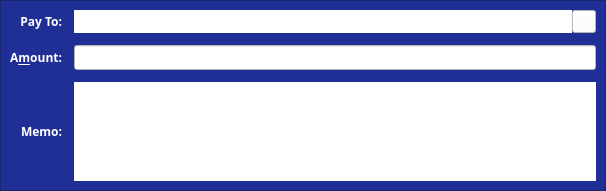
<?xml version="1.0" encoding="UTF-8"?>
<ui version="4.0">
 <class>SendCoinsEntry</class>
 <widget class="QStackedWidget" name="SendCoinsEntry">
  <property name="geometry">
   <rect>
    <x>0</x>
    <y>0</y>
    <width>606</width>
    <height>191</height>
   </rect>
  </property>
  <property name="focusPolicy">
   <enum>Qt::TabFocus</enum>
  </property>
  <property name="autoFillBackground">
   <bool>false</bool>
  </property>
  <property name="styleSheet">
   <string notr="true">background-color: rgb(32, 47, 149);
color: rgb(255, 255, 255);</string>
  </property>
  <property name="currentIndex">
   <number>2</number>
  </property>
  <widget class="QFrame" name="SendCoins">
   <property name="toolTip">
    <string>This is a normal payment.</string>
   </property>
   <property name="frameShape">
    <enum>QFrame::StyledPanel</enum>
   </property>
   <property name="frameShadow">
    <enum>QFrame::Sunken</enum>
   </property>
   <layout class="QGridLayout" name="gridLayout">
    <property name="spacing">
     <number>12</number>
    </property>
    <item row="0" column="0">
     <widget class="QLabel" name="payToLabel">
      <property name="font">
       <font>
        <family>Dosis</family>
        <weight>75</weight>
        <bold>true</bold>
       </font>
      </property>
      <property name="styleSheet">
       <string notr="true"/>
      </property>
      <property name="text">
       <string>Pay &amp;To:</string>
      </property>
      <property name="alignment">
       <set>Qt::AlignRight|Qt::AlignTrailing|Qt::AlignVCenter</set>
      </property>
      <property name="buddy">
       <cstring>payTo</cstring>
      </property>
     </widget>
    </item>
    <item row="0" column="1">
     <layout class="QHBoxLayout" name="payToLayout">
      <property name="spacing">
       <number>0</number>
      </property>
      <item>
       <widget class="QValidatedLineEdit" name="payTo">
        <property name="font">
         <font>
          <family>Dosis</family>
         </font>
        </property>
        <property name="toolTip">
         <string>The BITG address to send the payment to</string>
        </property>
        <property name="styleSheet">
         <string notr="true">background-color: rgb(255, 255, 255);
color: rgb(0, 0, 0);</string>
        </property>
       </widget>
      </item>
      <item>
       <widget class="QToolButton" name="addressBookButton">
        <property name="toolTip">
         <string>Choose previously used address</string>
        </property>
        <property name="styleSheet">
         <string notr="true">background-color: rgb(255, 255, 255);
color: rgb(0, 0, 0);</string>
        </property>
        <property name="text">
         <string/>
        </property>
        <property name="icon">
         <iconset>
          <normaloff>:/icons/address-book</normaloff>:/icons/address-book</iconset>
        </property>
        <property name="shortcut">
         <string>Alt+A</string>
        </property>
       </widget>
      </item>
      <item>
       <widget class="QToolButton" name="pasteButton">
        <property name="toolTip">
         <string>Paste address from clipboard</string>
        </property>
        <property name="styleSheet">
         <string notr="true">background-color: rgb(255, 255, 255);
color: rgb(0, 0, 0);</string>
        </property>
        <property name="text">
         <string/>
        </property>
        <property name="icon">
         <iconset>
          <normaloff>:/icons/editpaste</normaloff>:/icons/editpaste</iconset>
        </property>
        <property name="shortcut">
         <string>Alt+P</string>
        </property>
       </widget>
      </item>
      <item>
       <widget class="QToolButton" name="deleteButton">
        <property name="toolTip">
         <string>Remove this entry</string>
        </property>
        <property name="styleSheet">
         <string notr="true">background-color: rgb(255, 255, 255);
color: rgb(0, 0, 0);</string>
        </property>
        <property name="text">
         <string/>
        </property>
        <property name="icon">
         <iconset>
          <normaloff>:/icons/remove</normaloff>:/icons/remove</iconset>
        </property>
       </widget>
      </item>
     </layout>
    </item>
    <item row="3" column="0">
     <widget class="QLabel" name="labelLabel">
      <property name="font">
       <font>
        <family>Dosis</family>
        <weight>75</weight>
        <bold>true</bold>
       </font>
      </property>
      <property name="text">
       <string>&amp;Label:</string>
      </property>
      <property name="alignment">
       <set>Qt::AlignRight|Qt::AlignTrailing|Qt::AlignVCenter</set>
      </property>
      <property name="buddy">
       <cstring>addAsLabel</cstring>
      </property>
     </widget>
    </item>
    <item row="3" column="1">
     <widget class="QLineEdit" name="addAsLabel">
      <property name="font">
       <font>
        <family>Dosis</family>
       </font>
      </property>
      <property name="toolTip">
       <string>Enter a label for this address to add it to the list of used addresses</string>
      </property>
      <property name="styleSheet">
       <string notr="true">background-color: rgb(255, 255, 255);
color: rgb(0, 0, 0);</string>
      </property>
     </widget>
    </item>
    <item row="5" column="0">
     <widget class="QLabel" name="messageLabel">
      <property name="font">
       <font>
        <family>Dosis</family>
        <weight>75</weight>
        <bold>true</bold>
       </font>
      </property>
      <property name="text">
       <string>Message:</string>
      </property>
      <property name="alignment">
       <set>Qt::AlignRight|Qt::AlignTrailing|Qt::AlignVCenter</set>
      </property>
     </widget>
    </item>
    <item row="5" column="1">
     <widget class="QLabel" name="messageTextLabel">
      <property name="font">
       <font>
        <family>Dosis</family>
       </font>
      </property>
      <property name="toolTip">
       <string>A message that was attached to the enchant: URI which will be stored with the transaction for your reference. Note: This message will not be sent over the Bitcoin Green network.</string>
      </property>
      <property name="styleSheet">
       <string notr="true">background-color: rgb(255, 255, 255);
color: rgb(0, 0, 0);</string>
      </property>
      <property name="textFormat">
       <enum>Qt::PlainText</enum>
      </property>
     </widget>
    </item>
    <item row="1" column="0">
     <widget class="QLabel" name="amountLabel">
      <property name="font">
       <font>
        <family>Dosis</family>
        <weight>75</weight>
        <bold>true</bold>
       </font>
      </property>
      <property name="text">
       <string>A&amp;mount:</string>
      </property>
      <property name="alignment">
       <set>Qt::AlignRight|Qt::AlignTrailing|Qt::AlignVCenter</set>
      </property>
      <property name="buddy">
       <cstring>payAmount</cstring>
      </property>
     </widget>
    </item>
    <item row="1" column="1">
     <widget class="BitcoinAmountField" name="payAmount">
      <property name="font">
       <font>
        <family>Dosis</family>
       </font>
      </property>
      <property name="styleSheet">
       <string notr="true">background-color: rgb(255, 255, 255);
color: rgb(0, 0, 0);</string>
      </property>
     </widget>
    </item>
   </layout>
  </widget>
  <widget class="QFrame" name="SendCoins_InsecurePaymentRequest">
   <property name="palette">
    <palette>
     <active>
      <colorrole role="WindowText">
       <brush brushstyle="SolidPattern">
        <color alpha="255">
         <red>255</red>
         <green>255</green>
         <blue>255</blue>
        </color>
       </brush>
      </colorrole>
      <colorrole role="Button">
       <brush brushstyle="SolidPattern">
        <color alpha="255">
         <red>32</red>
         <green>47</green>
         <blue>149</blue>
        </color>
       </brush>
      </colorrole>
      <colorrole role="Light">
       <brush brushstyle="SolidPattern">
        <color alpha="255">
         <red>255</red>
         <green>255</green>
         <blue>255</blue>
        </color>
       </brush>
      </colorrole>
      <colorrole role="Midlight">
       <brush brushstyle="SolidPattern">
        <color alpha="255">
         <red>255</red>
         <green>255</green>
         <blue>191</blue>
        </color>
       </brush>
      </colorrole>
      <colorrole role="Dark">
       <brush brushstyle="SolidPattern">
        <color alpha="255">
         <red>127</red>
         <green>127</green>
         <blue>63</blue>
        </color>
       </brush>
      </colorrole>
      <colorrole role="Mid">
       <brush brushstyle="SolidPattern">
        <color alpha="255">
         <red>170</red>
         <green>170</green>
         <blue>84</blue>
        </color>
       </brush>
      </colorrole>
      <colorrole role="Text">
       <brush brushstyle="SolidPattern">
        <color alpha="255">
         <red>255</red>
         <green>255</green>
         <blue>255</blue>
        </color>
       </brush>
      </colorrole>
      <colorrole role="BrightText">
       <brush brushstyle="SolidPattern">
        <color alpha="255">
         <red>255</red>
         <green>255</green>
         <blue>255</blue>
        </color>
       </brush>
      </colorrole>
      <colorrole role="ButtonText">
       <brush brushstyle="SolidPattern">
        <color alpha="255">
         <red>255</red>
         <green>255</green>
         <blue>255</blue>
        </color>
       </brush>
      </colorrole>
      <colorrole role="Base">
       <brush brushstyle="SolidPattern">
        <color alpha="255">
         <red>32</red>
         <green>47</green>
         <blue>149</blue>
        </color>
       </brush>
      </colorrole>
      <colorrole role="Window">
       <brush brushstyle="SolidPattern">
        <color alpha="255">
         <red>32</red>
         <green>47</green>
         <blue>149</blue>
        </color>
       </brush>
      </colorrole>
      <colorrole role="Shadow">
       <brush brushstyle="SolidPattern">
        <color alpha="255">
         <red>0</red>
         <green>0</green>
         <blue>0</blue>
        </color>
       </brush>
      </colorrole>
      <colorrole role="AlternateBase">
       <brush brushstyle="SolidPattern">
        <color alpha="255">
         <red>255</red>
         <green>255</green>
         <blue>191</blue>
        </color>
       </brush>
      </colorrole>
      <colorrole role="ToolTipBase">
       <brush brushstyle="SolidPattern">
        <color alpha="255">
         <red>255</red>
         <green>255</green>
         <blue>220</blue>
        </color>
       </brush>
      </colorrole>
      <colorrole role="ToolTipText">
       <brush brushstyle="SolidPattern">
        <color alpha="255">
         <red>0</red>
         <green>0</green>
         <blue>0</blue>
        </color>
       </brush>
      </colorrole>
     </active>
     <inactive>
      <colorrole role="WindowText">
       <brush brushstyle="SolidPattern">
        <color alpha="255">
         <red>255</red>
         <green>255</green>
         <blue>255</blue>
        </color>
       </brush>
      </colorrole>
      <colorrole role="Button">
       <brush brushstyle="SolidPattern">
        <color alpha="255">
         <red>32</red>
         <green>47</green>
         <blue>149</blue>
        </color>
       </brush>
      </colorrole>
      <colorrole role="Light">
       <brush brushstyle="SolidPattern">
        <color alpha="255">
         <red>255</red>
         <green>255</green>
         <blue>255</blue>
        </color>
       </brush>
      </colorrole>
      <colorrole role="Midlight">
       <brush brushstyle="SolidPattern">
        <color alpha="255">
         <red>255</red>
         <green>255</green>
         <blue>191</blue>
        </color>
       </brush>
      </colorrole>
      <colorrole role="Dark">
       <brush brushstyle="SolidPattern">
        <color alpha="255">
         <red>127</red>
         <green>127</green>
         <blue>63</blue>
        </color>
       </brush>
      </colorrole>
      <colorrole role="Mid">
       <brush brushstyle="SolidPattern">
        <color alpha="255">
         <red>170</red>
         <green>170</green>
         <blue>84</blue>
        </color>
       </brush>
      </colorrole>
      <colorrole role="Text">
       <brush brushstyle="SolidPattern">
        <color alpha="255">
         <red>255</red>
         <green>255</green>
         <blue>255</blue>
        </color>
       </brush>
      </colorrole>
      <colorrole role="BrightText">
       <brush brushstyle="SolidPattern">
        <color alpha="255">
         <red>255</red>
         <green>255</green>
         <blue>255</blue>
        </color>
       </brush>
      </colorrole>
      <colorrole role="ButtonText">
       <brush brushstyle="SolidPattern">
        <color alpha="255">
         <red>255</red>
         <green>255</green>
         <blue>255</blue>
        </color>
       </brush>
      </colorrole>
      <colorrole role="Base">
       <brush brushstyle="SolidPattern">
        <color alpha="255">
         <red>32</red>
         <green>47</green>
         <blue>149</blue>
        </color>
       </brush>
      </colorrole>
      <colorrole role="Window">
       <brush brushstyle="SolidPattern">
        <color alpha="255">
         <red>32</red>
         <green>47</green>
         <blue>149</blue>
        </color>
       </brush>
      </colorrole>
      <colorrole role="Shadow">
       <brush brushstyle="SolidPattern">
        <color alpha="255">
         <red>0</red>
         <green>0</green>
         <blue>0</blue>
        </color>
       </brush>
      </colorrole>
      <colorrole role="AlternateBase">
       <brush brushstyle="SolidPattern">
        <color alpha="255">
         <red>255</red>
         <green>255</green>
         <blue>191</blue>
        </color>
       </brush>
      </colorrole>
      <colorrole role="ToolTipBase">
       <brush brushstyle="SolidPattern">
        <color alpha="255">
         <red>255</red>
         <green>255</green>
         <blue>220</blue>
        </color>
       </brush>
      </colorrole>
      <colorrole role="ToolTipText">
       <brush brushstyle="SolidPattern">
        <color alpha="255">
         <red>0</red>
         <green>0</green>
         <blue>0</blue>
        </color>
       </brush>
      </colorrole>
     </inactive>
     <disabled>
      <colorrole role="WindowText">
       <brush brushstyle="SolidPattern">
        <color alpha="255">
         <red>255</red>
         <green>255</green>
         <blue>255</blue>
        </color>
       </brush>
      </colorrole>
      <colorrole role="Button">
       <brush brushstyle="SolidPattern">
        <color alpha="255">
         <red>32</red>
         <green>47</green>
         <blue>149</blue>
        </color>
       </brush>
      </colorrole>
      <colorrole role="Light">
       <brush brushstyle="SolidPattern">
        <color alpha="255">
         <red>255</red>
         <green>255</green>
         <blue>255</blue>
        </color>
       </brush>
      </colorrole>
      <colorrole role="Midlight">
       <brush brushstyle="SolidPattern">
        <color alpha="255">
         <red>255</red>
         <green>255</green>
         <blue>191</blue>
        </color>
       </brush>
      </colorrole>
      <colorrole role="Dark">
       <brush brushstyle="SolidPattern">
        <color alpha="255">
         <red>127</red>
         <green>127</green>
         <blue>63</blue>
        </color>
       </brush>
      </colorrole>
      <colorrole role="Mid">
       <brush brushstyle="SolidPattern">
        <color alpha="255">
         <red>170</red>
         <green>170</green>
         <blue>84</blue>
        </color>
       </brush>
      </colorrole>
      <colorrole role="Text">
       <brush brushstyle="SolidPattern">
        <color alpha="255">
         <red>255</red>
         <green>255</green>
         <blue>255</blue>
        </color>
       </brush>
      </colorrole>
      <colorrole role="BrightText">
       <brush brushstyle="SolidPattern">
        <color alpha="255">
         <red>255</red>
         <green>255</green>
         <blue>255</blue>
        </color>
       </brush>
      </colorrole>
      <colorrole role="ButtonText">
       <brush brushstyle="SolidPattern">
        <color alpha="255">
         <red>255</red>
         <green>255</green>
         <blue>255</blue>
        </color>
       </brush>
      </colorrole>
      <colorrole role="Base">
       <brush brushstyle="SolidPattern">
        <color alpha="255">
         <red>32</red>
         <green>47</green>
         <blue>149</blue>
        </color>
       </brush>
      </colorrole>
      <colorrole role="Window">
       <brush brushstyle="SolidPattern">
        <color alpha="255">
         <red>32</red>
         <green>47</green>
         <blue>149</blue>
        </color>
       </brush>
      </colorrole>
      <colorrole role="Shadow">
       <brush brushstyle="SolidPattern">
        <color alpha="255">
         <red>0</red>
         <green>0</green>
         <blue>0</blue>
        </color>
       </brush>
      </colorrole>
      <colorrole role="AlternateBase">
       <brush brushstyle="SolidPattern">
        <color alpha="255">
         <red>255</red>
         <green>255</green>
         <blue>127</blue>
        </color>
       </brush>
      </colorrole>
      <colorrole role="ToolTipBase">
       <brush brushstyle="SolidPattern">
        <color alpha="255">
         <red>255</red>
         <green>255</green>
         <blue>220</blue>
        </color>
       </brush>
      </colorrole>
      <colorrole role="ToolTipText">
       <brush brushstyle="SolidPattern">
        <color alpha="255">
         <red>0</red>
         <green>0</green>
         <blue>0</blue>
        </color>
       </brush>
      </colorrole>
     </disabled>
    </palette>
   </property>
   <property name="toolTip">
    <string>This is an unverified payment request.</string>
   </property>
   <property name="autoFillBackground">
    <bool>false</bool>
   </property>
   <property name="frameShape">
    <enum>QFrame::StyledPanel</enum>
   </property>
   <property name="frameShadow">
    <enum>QFrame::Sunken</enum>
   </property>
   <layout class="QGridLayout" name="gridLayout_is">
    <property name="spacing">
     <number>12</number>
    </property>
    <item row="0" column="0">
     <widget class="QLabel" name="payToLabel_is">
      <property name="font">
       <font>
        <family>Dosis</family>
        <pointsize>8</pointsize>
        <weight>75</weight>
        <bold>true</bold>
       </font>
      </property>
      <property name="text">
       <string>Pay To:</string>
      </property>
      <property name="alignment">
       <set>Qt::AlignRight|Qt::AlignTrailing|Qt::AlignVCenter</set>
      </property>
     </widget>
    </item>
    <item row="2" column="0">
     <widget class="QLabel" name="memoLabel_is">
      <property name="font">
       <font>
        <family>Dosis</family>
        <weight>75</weight>
        <bold>true</bold>
       </font>
      </property>
      <property name="text">
       <string>Memo:</string>
      </property>
      <property name="alignment">
       <set>Qt::AlignRight|Qt::AlignTrailing|Qt::AlignVCenter</set>
      </property>
     </widget>
    </item>
    <item row="2" column="1">
     <widget class="QLabel" name="memoTextLabel_is">
      <property name="font">
       <font>
        <family>Dosis</family>
       </font>
      </property>
      <property name="styleSheet">
       <string notr="true">background-color: rgb(255, 255, 255);
color: rgb(0, 0, 0);</string>
      </property>
      <property name="textFormat">
       <enum>Qt::PlainText</enum>
      </property>
     </widget>
    </item>
    <item row="0" column="1">
     <layout class="QHBoxLayout" name="payToLayout_is">
      <property name="spacing">
       <number>0</number>
      </property>
      <item>
       <widget class="QLabel" name="payTo_is">
        <property name="font">
         <font>
          <family>Dosis</family>
          <weight>50</weight>
          <bold>false</bold>
         </font>
        </property>
        <property name="styleSheet">
         <string notr="true">background-color: rgb(255, 255, 255);
color: rgb(0, 0, 0);</string>
        </property>
       </widget>
      </item>
      <item>
       <widget class="QToolButton" name="deleteButton_is">
        <property name="toolTip">
         <string>Remove this entry</string>
        </property>
        <property name="styleSheet">
         <string notr="true">background-color: rgb(255, 255, 255);
color: rgb(0, 0, 0);</string>
        </property>
        <property name="text">
         <string/>
        </property>
        <property name="icon">
         <iconset>
          <normaloff>:/icons/remove</normaloff>:/icons/remove</iconset>
        </property>
       </widget>
      </item>
     </layout>
    </item>
    <item row="1" column="1">
     <widget class="BitcoinAmountField" name="payAmount_is">
      <property name="font">
       <font>
        <family>Dosis</family>
       </font>
      </property>
      <property name="acceptDrops">
       <bool>false</bool>
      </property>
      <property name="styleSheet">
       <string notr="true">background-color: rgb(255, 255, 255);
color: rgb(0, 0, 0);</string>
      </property>
     </widget>
    </item>
    <item row="1" column="0">
     <widget class="QLabel" name="amountLabel_is">
      <property name="font">
       <font>
        <family>Dosis</family>
        <weight>75</weight>
        <bold>true</bold>
       </font>
      </property>
      <property name="text">
       <string>A&amp;mount:</string>
      </property>
      <property name="alignment">
       <set>Qt::AlignRight|Qt::AlignTrailing|Qt::AlignVCenter</set>
      </property>
      <property name="buddy">
       <cstring>payAmount_is</cstring>
      </property>
     </widget>
    </item>
   </layout>
  </widget>
  <widget class="QFrame" name="SendCoins_SecurePaymentRequest">
   <property name="palette">
    <palette>
     <active>
      <colorrole role="WindowText">
       <brush brushstyle="SolidPattern">
        <color alpha="255">
         <red>255</red>
         <green>255</green>
         <blue>255</blue>
        </color>
       </brush>
      </colorrole>
      <colorrole role="Button">
       <brush brushstyle="SolidPattern">
        <color alpha="255">
         <red>32</red>
         <green>47</green>
         <blue>149</blue>
        </color>
       </brush>
      </colorrole>
      <colorrole role="Light">
       <brush brushstyle="SolidPattern">
        <color alpha="255">
         <red>230</red>
         <green>255</green>
         <blue>224</blue>
        </color>
       </brush>
      </colorrole>
      <colorrole role="Midlight">
       <brush brushstyle="SolidPattern">
        <color alpha="255">
         <red>185</red>
         <green>243</green>
         <blue>171</blue>
        </color>
       </brush>
      </colorrole>
      <colorrole role="Dark">
       <brush brushstyle="SolidPattern">
        <color alpha="255">
         <red>70</red>
         <green>116</green>
         <blue>59</blue>
        </color>
       </brush>
      </colorrole>
      <colorrole role="Mid">
       <brush brushstyle="SolidPattern">
        <color alpha="255">
         <red>93</red>
         <green>155</green>
         <blue>79</blue>
        </color>
       </brush>
      </colorrole>
      <colorrole role="Text">
       <brush brushstyle="SolidPattern">
        <color alpha="255">
         <red>255</red>
         <green>255</green>
         <blue>255</blue>
        </color>
       </brush>
      </colorrole>
      <colorrole role="BrightText">
       <brush brushstyle="SolidPattern">
        <color alpha="255">
         <red>155</red>
         <green>255</green>
         <blue>147</blue>
        </color>
       </brush>
      </colorrole>
      <colorrole role="ButtonText">
       <brush brushstyle="SolidPattern">
        <color alpha="255">
         <red>255</red>
         <green>255</green>
         <blue>255</blue>
        </color>
       </brush>
      </colorrole>
      <colorrole role="Base">
       <brush brushstyle="SolidPattern">
        <color alpha="255">
         <red>32</red>
         <green>47</green>
         <blue>149</blue>
        </color>
       </brush>
      </colorrole>
      <colorrole role="Window">
       <brush brushstyle="SolidPattern">
        <color alpha="255">
         <red>32</red>
         <green>47</green>
         <blue>149</blue>
        </color>
       </brush>
      </colorrole>
      <colorrole role="Shadow">
       <brush brushstyle="SolidPattern">
        <color alpha="255">
         <red>0</red>
         <green>0</green>
         <blue>0</blue>
        </color>
       </brush>
      </colorrole>
      <colorrole role="AlternateBase">
       <brush brushstyle="SolidPattern">
        <color alpha="255">
         <red>197</red>
         <green>243</green>
         <blue>187</blue>
        </color>
       </brush>
      </colorrole>
      <colorrole role="NoRole">
       <brush brushstyle="SolidPattern">
        <color alpha="255">
         <red>125</red>
         <green>194</green>
         <blue>122</blue>
        </color>
       </brush>
      </colorrole>
      <colorrole role="ToolTipBase">
       <brush brushstyle="SolidPattern">
        <color alpha="255">
         <red>255</red>
         <green>255</green>
         <blue>220</blue>
        </color>
       </brush>
      </colorrole>
      <colorrole role="ToolTipText">
       <brush brushstyle="SolidPattern">
        <color alpha="255">
         <red>0</red>
         <green>0</green>
         <blue>0</blue>
        </color>
       </brush>
      </colorrole>
     </active>
     <inactive>
      <colorrole role="WindowText">
       <brush brushstyle="SolidPattern">
        <color alpha="255">
         <red>255</red>
         <green>255</green>
         <blue>255</blue>
        </color>
       </brush>
      </colorrole>
      <colorrole role="Button">
       <brush brushstyle="SolidPattern">
        <color alpha="255">
         <red>32</red>
         <green>47</green>
         <blue>149</blue>
        </color>
       </brush>
      </colorrole>
      <colorrole role="Light">
       <brush brushstyle="SolidPattern">
        <color alpha="255">
         <red>230</red>
         <green>255</green>
         <blue>224</blue>
        </color>
       </brush>
      </colorrole>
      <colorrole role="Midlight">
       <brush brushstyle="SolidPattern">
        <color alpha="255">
         <red>185</red>
         <green>243</green>
         <blue>171</blue>
        </color>
       </brush>
      </colorrole>
      <colorrole role="Dark">
       <brush brushstyle="SolidPattern">
        <color alpha="255">
         <red>70</red>
         <green>116</green>
         <blue>59</blue>
        </color>
       </brush>
      </colorrole>
      <colorrole role="Mid">
       <brush brushstyle="SolidPattern">
        <color alpha="255">
         <red>93</red>
         <green>155</green>
         <blue>79</blue>
        </color>
       </brush>
      </colorrole>
      <colorrole role="Text">
       <brush brushstyle="SolidPattern">
        <color alpha="255">
         <red>255</red>
         <green>255</green>
         <blue>255</blue>
        </color>
       </brush>
      </colorrole>
      <colorrole role="BrightText">
       <brush brushstyle="SolidPattern">
        <color alpha="255">
         <red>155</red>
         <green>255</green>
         <blue>147</blue>
        </color>
       </brush>
      </colorrole>
      <colorrole role="ButtonText">
       <brush brushstyle="SolidPattern">
        <color alpha="255">
         <red>255</red>
         <green>255</green>
         <blue>255</blue>
        </color>
       </brush>
      </colorrole>
      <colorrole role="Base">
       <brush brushstyle="SolidPattern">
        <color alpha="255">
         <red>32</red>
         <green>47</green>
         <blue>149</blue>
        </color>
       </brush>
      </colorrole>
      <colorrole role="Window">
       <brush brushstyle="SolidPattern">
        <color alpha="255">
         <red>32</red>
         <green>47</green>
         <blue>149</blue>
        </color>
       </brush>
      </colorrole>
      <colorrole role="Shadow">
       <brush brushstyle="SolidPattern">
        <color alpha="255">
         <red>0</red>
         <green>0</green>
         <blue>0</blue>
        </color>
       </brush>
      </colorrole>
      <colorrole role="AlternateBase">
       <brush brushstyle="SolidPattern">
        <color alpha="255">
         <red>197</red>
         <green>243</green>
         <blue>187</blue>
        </color>
       </brush>
      </colorrole>
      <colorrole role="NoRole">
       <brush brushstyle="SolidPattern">
        <color alpha="255">
         <red>125</red>
         <green>194</green>
         <blue>122</blue>
        </color>
       </brush>
      </colorrole>
      <colorrole role="ToolTipBase">
       <brush brushstyle="SolidPattern">
        <color alpha="255">
         <red>255</red>
         <green>255</green>
         <blue>220</blue>
        </color>
       </brush>
      </colorrole>
      <colorrole role="ToolTipText">
       <brush brushstyle="SolidPattern">
        <color alpha="255">
         <red>0</red>
         <green>0</green>
         <blue>0</blue>
        </color>
       </brush>
      </colorrole>
     </inactive>
     <disabled>
      <colorrole role="WindowText">
       <brush brushstyle="SolidPattern">
        <color alpha="255">
         <red>255</red>
         <green>255</green>
         <blue>255</blue>
        </color>
       </brush>
      </colorrole>
      <colorrole role="Button">
       <brush brushstyle="SolidPattern">
        <color alpha="255">
         <red>32</red>
         <green>47</green>
         <blue>149</blue>
        </color>
       </brush>
      </colorrole>
      <colorrole role="Light">
       <brush brushstyle="SolidPattern">
        <color alpha="255">
         <red>230</red>
         <green>255</green>
         <blue>224</blue>
        </color>
       </brush>
      </colorrole>
      <colorrole role="Midlight">
       <brush brushstyle="SolidPattern">
        <color alpha="255">
         <red>185</red>
         <green>243</green>
         <blue>171</blue>
        </color>
       </brush>
      </colorrole>
      <colorrole role="Dark">
       <brush brushstyle="SolidPattern">
        <color alpha="255">
         <red>70</red>
         <green>116</green>
         <blue>59</blue>
        </color>
       </brush>
      </colorrole>
      <colorrole role="Mid">
       <brush brushstyle="SolidPattern">
        <color alpha="255">
         <red>93</red>
         <green>155</green>
         <blue>79</blue>
        </color>
       </brush>
      </colorrole>
      <colorrole role="Text">
       <brush brushstyle="SolidPattern">
        <color alpha="255">
         <red>255</red>
         <green>255</green>
         <blue>255</blue>
        </color>
       </brush>
      </colorrole>
      <colorrole role="BrightText">
       <brush brushstyle="SolidPattern">
        <color alpha="255">
         <red>155</red>
         <green>255</green>
         <blue>147</blue>
        </color>
       </brush>
      </colorrole>
      <colorrole role="ButtonText">
       <brush brushstyle="SolidPattern">
        <color alpha="255">
         <red>255</red>
         <green>255</green>
         <blue>255</blue>
        </color>
       </brush>
      </colorrole>
      <colorrole role="Base">
       <brush brushstyle="SolidPattern">
        <color alpha="255">
         <red>32</red>
         <green>47</green>
         <blue>149</blue>
        </color>
       </brush>
      </colorrole>
      <colorrole role="Window">
       <brush brushstyle="SolidPattern">
        <color alpha="255">
         <red>32</red>
         <green>47</green>
         <blue>149</blue>
        </color>
       </brush>
      </colorrole>
      <colorrole role="Shadow">
       <brush brushstyle="SolidPattern">
        <color alpha="255">
         <red>0</red>
         <green>0</green>
         <blue>0</blue>
        </color>
       </brush>
      </colorrole>
      <colorrole role="AlternateBase">
       <brush brushstyle="SolidPattern">
        <color alpha="255">
         <red>140</red>
         <green>232</green>
         <blue>119</blue>
        </color>
       </brush>
      </colorrole>
      <colorrole role="NoRole">
       <brush brushstyle="SolidPattern">
        <color alpha="255">
         <red>125</red>
         <green>194</green>
         <blue>122</blue>
        </color>
       </brush>
      </colorrole>
      <colorrole role="ToolTipBase">
       <brush brushstyle="SolidPattern">
        <color alpha="255">
         <red>255</red>
         <green>255</green>
         <blue>220</blue>
        </color>
       </brush>
      </colorrole>
      <colorrole role="ToolTipText">
       <brush brushstyle="SolidPattern">
        <color alpha="255">
         <red>0</red>
         <green>0</green>
         <blue>0</blue>
        </color>
       </brush>
      </colorrole>
     </disabled>
    </palette>
   </property>
   <property name="toolTip">
    <string>This is a verified payment request.</string>
   </property>
   <property name="autoFillBackground">
    <bool>false</bool>
   </property>
   <property name="frameShape">
    <enum>QFrame::StyledPanel</enum>
   </property>
   <property name="frameShadow">
    <enum>QFrame::Sunken</enum>
   </property>
   <layout class="QGridLayout" name="gridLayout_s">
    <property name="spacing">
     <number>12</number>
    </property>
    <item row="0" column="0">
     <widget class="QLabel" name="payToLabel_s">
      <property name="font">
       <font>
        <family>Dosis</family>
        <weight>75</weight>
        <bold>true</bold>
       </font>
      </property>
      <property name="text">
       <string>Pay To:</string>
      </property>
      <property name="alignment">
       <set>Qt::AlignRight|Qt::AlignTrailing|Qt::AlignVCenter</set>
      </property>
     </widget>
    </item>
    <item row="2" column="0">
     <widget class="QLabel" name="memoLabel_s">
      <property name="font">
       <font>
        <family>Dosis</family>
        <weight>75</weight>
        <bold>true</bold>
       </font>
      </property>
      <property name="text">
       <string>Memo:</string>
      </property>
      <property name="alignment">
       <set>Qt::AlignRight|Qt::AlignTrailing|Qt::AlignVCenter</set>
      </property>
     </widget>
    </item>
    <item row="0" column="1">
     <layout class="QHBoxLayout" name="payToLayout_s">
      <property name="spacing">
       <number>0</number>
      </property>
      <item>
       <widget class="QLabel" name="payTo_s">
        <property name="font">
         <font>
          <family>Dosis</family>
         </font>
        </property>
        <property name="styleSheet">
         <string notr="true">background-color: rgb(255, 255, 255);
color: rgb(0, 0, 0);</string>
        </property>
        <property name="textFormat">
         <enum>Qt::PlainText</enum>
        </property>
       </widget>
      </item>
      <item>
       <widget class="QToolButton" name="deleteButton_s">
        <property name="toolTip">
         <string>Remove this entry</string>
        </property>
        <property name="styleSheet">
         <string notr="true">background-color: rgb(255, 255, 255);
color: rgb(0, 0, 0);</string>
        </property>
        <property name="text">
         <string/>
        </property>
        <property name="icon">
         <iconset>
          <normaloff>:/icons/remove</normaloff>:/icons/remove</iconset>
        </property>
       </widget>
      </item>
     </layout>
    </item>
    <item row="2" column="1">
     <widget class="QLabel" name="memoTextLabel_s">
      <property name="font">
       <font>
        <family>Dosis</family>
       </font>
      </property>
      <property name="styleSheet">
       <string notr="true">background-color: rgb(255, 255, 255);
color: rgb(0, 0, 0);</string>
      </property>
      <property name="textFormat">
       <enum>Qt::PlainText</enum>
      </property>
     </widget>
    </item>
    <item row="1" column="1">
     <widget class="BitcoinAmountField" name="payAmount_s">
      <property name="font">
       <font>
        <family>Dosis</family>
       </font>
      </property>
      <property name="acceptDrops">
       <bool>false</bool>
      </property>
      <property name="styleSheet">
       <string notr="true">background-color: rgb(255, 255, 255);
color: rgb(0, 0, 0);</string>
      </property>
     </widget>
    </item>
    <item row="1" column="0">
     <widget class="QLabel" name="amountLabel_s">
      <property name="font">
       <font>
        <family>Dosis</family>
        <weight>75</weight>
        <bold>true</bold>
       </font>
      </property>
      <property name="text">
       <string>A&amp;mount:</string>
      </property>
      <property name="alignment">
       <set>Qt::AlignRight|Qt::AlignTrailing|Qt::AlignVCenter</set>
      </property>
      <property name="buddy">
       <cstring>payAmount_s</cstring>
      </property>
     </widget>
    </item>
   </layout>
  </widget>
 </widget>
 <customwidgets>
  <customwidget>
   <class>BitcoinAmountField</class>
   <extends>QLineEdit</extends>
   <header>bitcoinamountfield.h</header>
   <container>1</container>
  </customwidget>
  <customwidget>
   <class>QValidatedLineEdit</class>
   <extends>QLineEdit</extends>
   <header>qvalidatedlineedit.h</header>
  </customwidget>
 </customwidgets>
 <tabstops>
  <tabstop>payTo</tabstop>
  <tabstop>addressBookButton</tabstop>
  <tabstop>pasteButton</tabstop>
  <tabstop>deleteButton</tabstop>
  <tabstop>addAsLabel</tabstop>
  <tabstop>deleteButton_is</tabstop>
  <tabstop>deleteButton_s</tabstop>
 </tabstops>
 <resources>
  <include location="../enchant.qrc"/>
 </resources>
 <connections/>
</ui>
